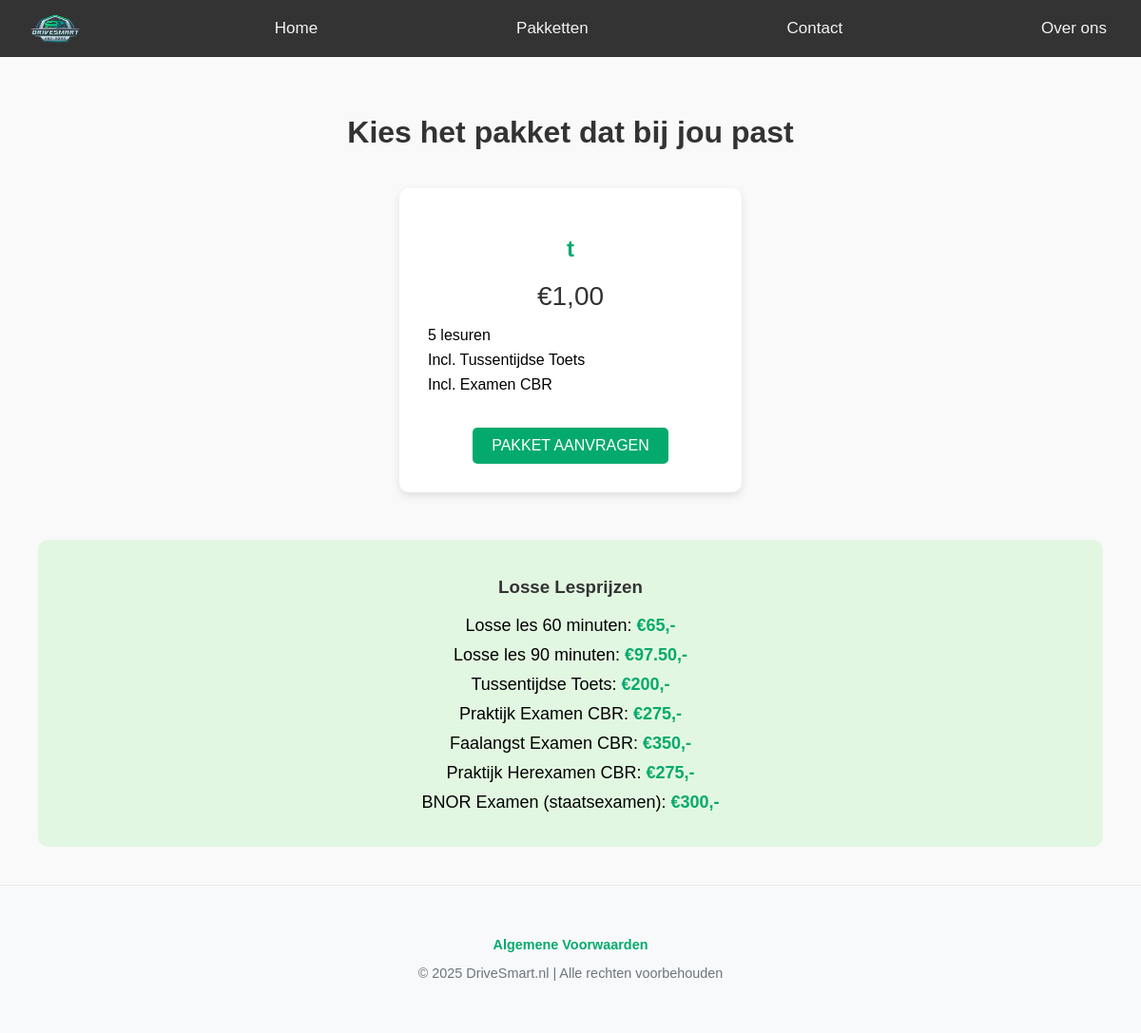
Before: /pakketten.php with the older database file.
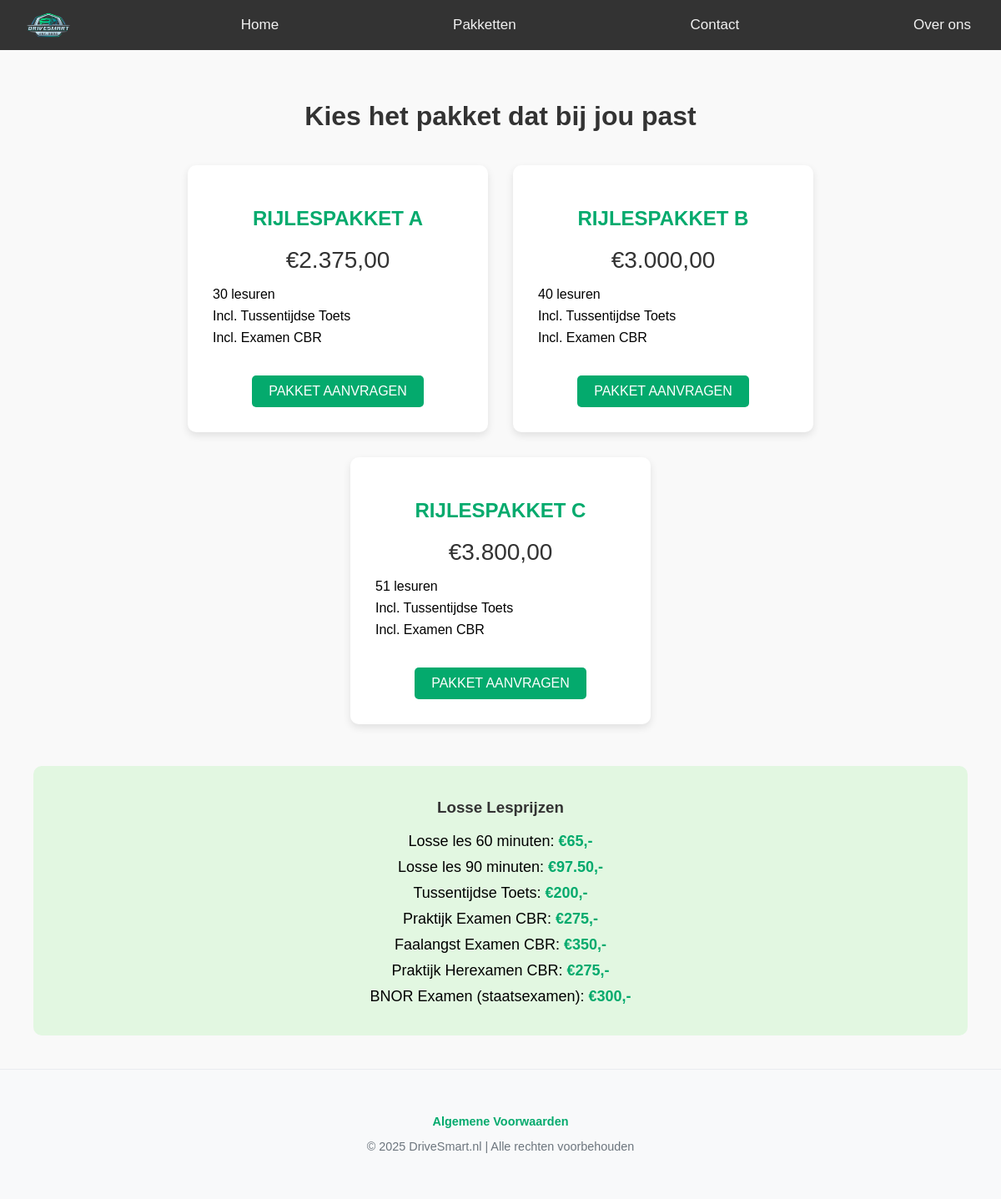
After: the same page with the newer database file.
### tables this page shows
CREATE TABLE `pakket` (
  `pakket_id` int(11) NOT NULL,
  `naam` varchar(100) DEFAULT NULL,
  `prijs` decimal(10,2) DEFAULT NULL,
  `aantal_lessen` int(11) DEFAULT NULL
);

### db.php (called while the page is built, shortened)
<?php
class DB{
    private $dbh;
    public function __construct($db = "drivesmart", $host ="localhost:3306", $user = "root", $pass = "")
    {
        try{
            $this->dbh = new PDO("mysql:host=$host;dbname=$db;", $user, $pass);
            $this->dbh->setAttribute(PDO::ATTR_ERRMODE, PDO::ERRMODE_EXCEPTION);
        } catch (PDOEXception $e) {
            die("Connection error: " . $e->getMessage());
        }
    }
    public function execute($sql, $params = []) {
            $this->stmt = $this->dbh->prepare($sql);
            $this->stmt->execute($params);
            return $this->stmt;
    }
}
?>

### pakketten.php (the view, shortened to what this page needs)
<?php
include 'db.php';
include 'navbar.php';
$db = new DB();
$pakketten = $db->execute("SELECT * FROM pakket ORDER BY prijs ASC")->fetchAll(PDO::FETCH_ASSOC);
?>
<!DOCTYPE html>
<html lang="nl">
<head>
  <link rel="stylesheet" href="style_pakketten.css">
</head>
<body>
<div class="container">
  <h1>Kies het pakket dat bij jou past</h1>
  <div class="pakket-row">
    <?php foreach ($pakketten as $pakket): ?>
      <div class="pakket">
        <h2><?= htmlspecialchars($pakket['naam']) ?></h2>
        <p class="prijs">€<?= htmlspecialchars(number_format($pakket['prijs'], 2, ',', '.')) ?></p>
        <ul>
          <li><?= htmlspecialchars($pakket['aantal_lessen']) ?> lesuren</li>
          <li>Incl. Tussentijdse Toets</li>
          <li>Incl. Examen CBR</li>
        </ul>
        <a href="login.php" class="cta-button">PAKKET AANVRAGEN </a>
      </div>
    <?php endforeach; ?>
  </div>
  <div class="extra-style">
    <h3>Losse Lesprijzen</h3>
    <ul>
      <li>Losse les 60 minuten: <strong>€65,-</strong></li>
      <li>Losse les 90 minuten: <strong>€97.50,-</strong></li>
      <li>Tussentijdse Toets: <strong>€200,-</strong></li>
      <li>Praktijk Examen CBR: <strong>€275,-</strong></li>
      <li>Faalangst Examen CBR: <strong>€350,-</strong></li>
      <li>Praktijk Herexamen CBR: <strong>€275,-</strong></li>
      <li>BNOR Examen (staatsexamen): <strong>€300,-</strong></li>
    </ul>
  </div>
</div>
<?php include 'footer1.php'; ?>
</body>
</html>

### navbar.php (shortened to what this page needs)
<!DOCTYPE html>
<html lang="en">
<head>
 <link rel="stylesheet" href="style_navbar.css">
</head>
<body>
<div class="navbar">
<img src="logo1.png" alt="logo" class="logo">
    <a href="home.php">Home</a>
    <a href="pakketten.php">Pakketten</a>
    <a href="contact.php">Contact</a>
    <a href="over_ons.php">Over ons</a>
</div>
</body>
</html>

### footer1.php (shortened to what this page needs)
<!DOCTYPE html>
<html lang="en">
<head>
    <link rel="stylesheet" href="footer.css">
</head>
<body>
<footer class="container-fluid">
    <div class="container">
        <p>
            <a href="algemenevoorwaarden.php">Algemene Voorwaarden</a>
        </p>
        <p>
            &copy; 2025 DriveSmart.nl | Alle rechten voorbehouden
        </p>
    </div>
</footer>
</body>
</html>

### style_navbar.css (style rules this page uses)
body { margin: 0; font-family: Arial, Helvetica, sans-serif; }
.navbar { display: flex; align-items: center; justify-content: space-between; background-color: #333; padding: 0 20px; flex-wrap: wrap; }
.navbar .logo { height: 60px; }
.navbar a { color: #f2f2f2; text-align: center; padding: 14px 16px; text-decoration: none; font-size: 17px; }

### style_pakketten.css (style rules this page uses)
body { font-family: Arial, sans-serif; margin: 0; padding: 0; background-color: #f9f9f9; }
.container { padding: 40px; max-width: 1200px; margin: auto; text-align: center; }
h1 { margin-bottom: 40px; color: #333; }
.pakket-row { display: flex; justify-content: center; gap: 30px; flex-wrap: wrap; }
.pakket { background-color: white; padding: 30px; border-radius: 10px; box-shadow: 0 4px 10px rgba(0, 0, 0, 0.1); width: 300px; transition: transform 0.2s ease; }
.pakket h2 { color: #04AA6D; }
.prijs { font-size: 28px; margin: 15px 0; color: #333; }
.pakket ul { list-style: none; padding: 0; text-align: left; }
.pakket ul li { margin: 8px 0; }
.cta-button { display: inline-block; margin-top: 20px; padding: 10px 20px; background-color: #04AA6D; color: white; text-decoration: none; border-radius: 5px; }
.extra-style { margin-top: 50px; background-color: #e2f7e1; padding: 20px; border-radius: 10px; }
.extra-style h3 { color: #333; }
.extra-style ul { list-style: none; padding: 0; }
.extra-style ul li { margin: 10px 0; font-size: 18px; }
.extra-style ul li strong { color: #04AA6D; }

### footer.css (style rules this page uses)
footer { background-color: #f8f9fa; padding: 20px 0; text-align: center; color: #6c757d; font-size: 0.9rem; margin-top: 30px; border-top: 1px solid #e9ecef; width: 100%; position: relative; bottom: 0; }
footer a { color: #04AA6D; text-decoration: none; font-weight: bold; }
.container-fluid { width: 100%; padding: 0; margin: 0; }

Changed rows visible on the page:
removed pakket: naam "t", prijs "1,00", aantal_lessen "5"
added pakket: naam "RIJLESPAKKET A", prijs "2.375,00", aantal_lessen "30"
added pakket: naam "RIJLESPAKKET B", prijs "3.000,00", aantal_lessen "40"
added pakket: naam "RIJLESPAKKET C", prijs "3.800,00", aantal_lessen "51"
